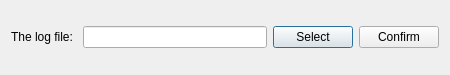
<?xml version="1.0" encoding="UTF-8"?>
<ui version="4.0">
 <class>FirstDialog</class>
 <widget class="QDialog" name="FirstDialog">
  <property name="geometry">
   <rect>
    <x>0</x>
    <y>0</y>
    <width>450</width>
    <height>75</height>
   </rect>
  </property>
  <property name="maximumSize">
   <size>
    <width>450</width>
    <height>75</height>
   </size>
  </property>
  <property name="windowTitle">
   <string>Select a log file</string>
  </property>
  <layout class="QGridLayout" name="gridLayout">
   <item row="0" column="0">
    <layout class="QHBoxLayout" name="horizontalLayout">
     <item>
      <widget class="QLabel" name="label">
       <property name="text">
        <string>The log file: </string>
       </property>
      </widget>
     </item>
     <item>
      <widget class="QLineEdit" name="lineEdit"/>
     </item>
     <item>
      <widget class="QPushButton" name="button_select">
       <property name="text">
        <string>Select</string>
       </property>
      </widget>
     </item>
     <item>
      <widget class="QPushButton" name="button_confirm">
       <property name="text">
        <string>Confirm</string>
       </property>
      </widget>
     </item>
    </layout>
   </item>
  </layout>
 </widget>
 <resources/>
 <connections/>
</ui>
